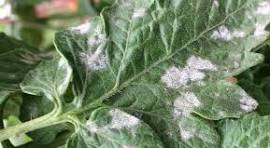
#> input picture backend/uploads/crop/dis2.jpg, 270 x 148 px, found by its file name
$ python dump_python_input.py
#> lines starting #> are read from the running program, lines starting #| are printed output that depends on the picture
import numpy as np
from PIL import Image

def get_python_tensor(image_path):
    target_size = (224, 224)
    img = Image.open(image_path).convert('RGB')
#> img is the input picture: PIL image 270x148 RGB; mean R, G, B 115, 132.6, 102.4
    img = img.resize(target_size, resample=Image.Resampling.NEAREST)
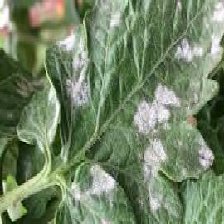
#> img: PIL image 224x224 RGB; mean R, G, B 115, 132.7, 102.5
    img_array = np.array(img, dtype=np.float32)
    img_array = img_array / 255.0
    img_array = np.expand_dims(img_array, axis=0)
    return img_array

image_path = r'C:\Projects\GroWise_Fullstack\GroWise\backend\uploads\crop\dis2.jpg'
tensor = get_python_tensor(image_path)
np.save(r'C:\Projects\GroWise_Fullstack\GroWise\backend\python_input.npy', tensor)
print(f"Python input saved, shape: {tensor.shape}, min: {tensor.min()}, max: {tensor.max()}")
#| Python input saved, shape: (1, 224, 224, 3), min: 0.0, max: 1.0

$ run again, with backend/uploads/crop/PASSWORD.jpeg copied over backend/uploads/crop/dis2.jpg
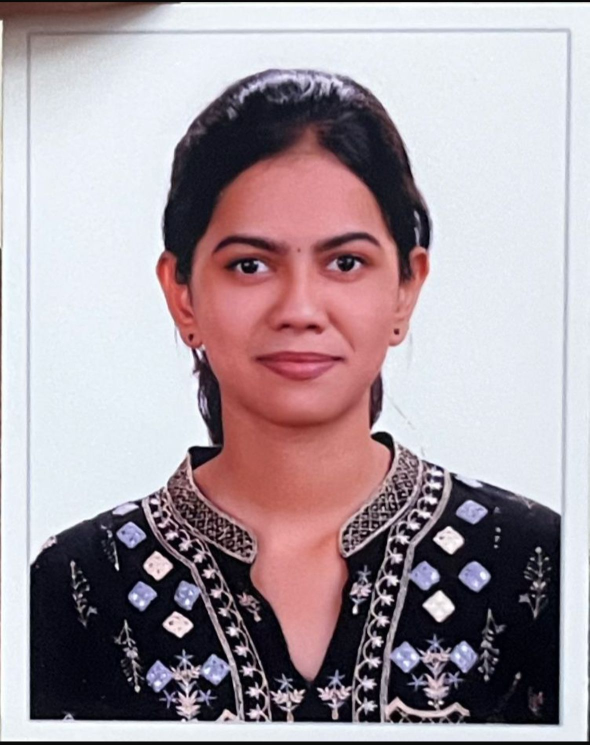
#> input picture backend/uploads/crop/PASSWORD.jpeg, 1179 x 1490 px, found by its file name (shown at 1/2 size)
#> in get_python_tensor, img is the input picture: PIL image 1179x1490 RGB; mean R, G, B 166.5, 153.6, 160.3
#> in get_python_tensor, `img = img.resize(target_size, resample=Image.Resampling.NEAREST)`:
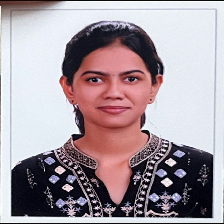
#> img: PIL image 224x224 RGB; mean R, G, B 166.2, 153.3, 160.1
#| Python input saved, shape: (1, 224, 224, 3), min: 0.0, max: 1.0

$ run again, with backend/uploads/crop/dis.webp saved as backend/uploads/crop/dis2.jpg
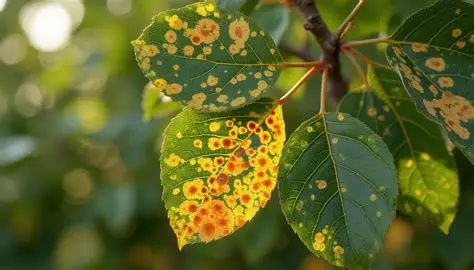
#> input picture backend/uploads/crop/dis.webp, 474 x 270 px, found by its file name
#> in get_python_tensor, img is the input picture: PIL image 474x270 RGB; mean R, G, B 95.4, 101.8, 40.6
#> in get_python_tensor, `img = img.resize(target_size, resample=Image.Resampling.NEAREST)`:
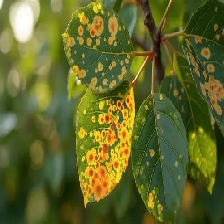
#> img: PIL image 224x224 RGB; mean R, G, B 95.3, 101.8, 40.6
#| Python input saved, shape: (1, 224, 224, 3), min: 0.0, max: 1.0
